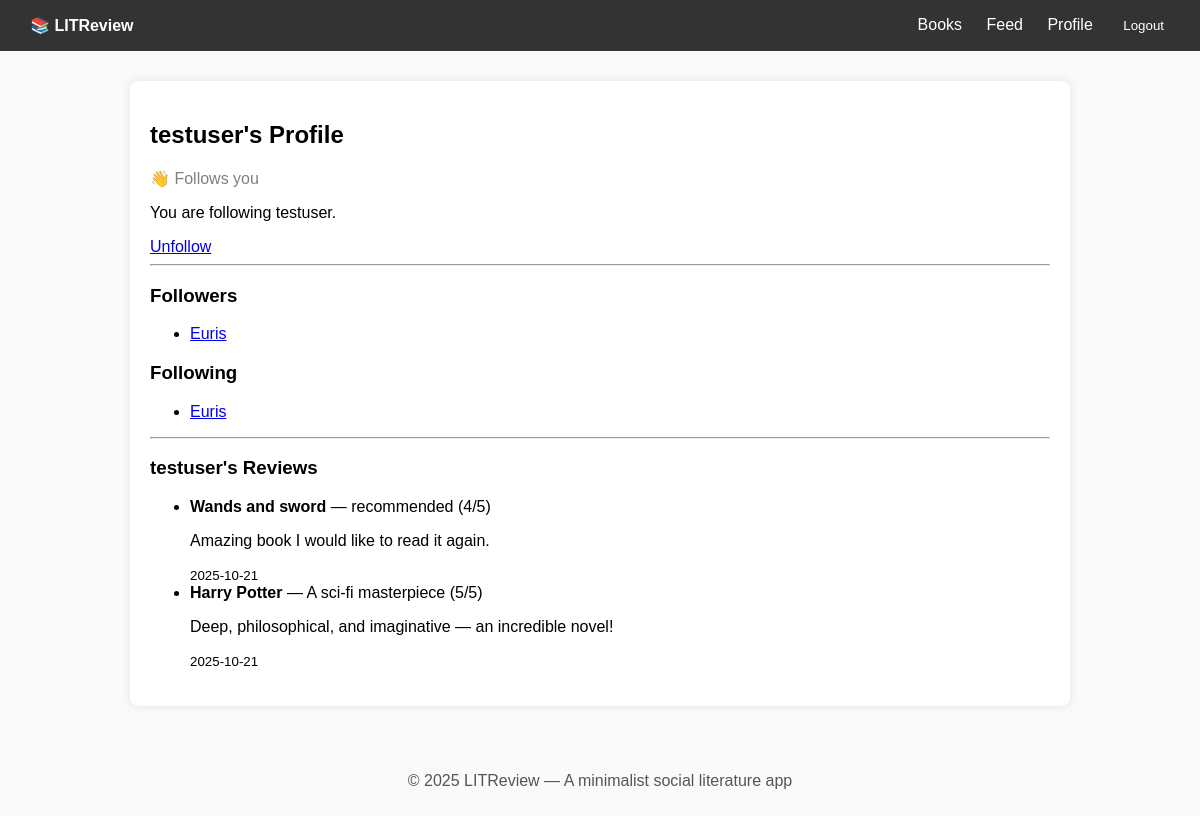
Screenshot of /u/testuser/ (signed in) with the database file from the repository.
### accounts/models.py (models this page shows, shortened)
class Follow(models.Model):
    follower = models.ForeignKey(settings.AUTH_USER_MODEL, related_name='following_rel', on_delete=models.CASCADE)
    follows = models.ForeignKey(settings.AUTH_USER_MODEL, related_name='followers_rel', on_delete=models.CASCADE)
    created_at = models.DateTimeField(auto_now_add=True)
    class Meta:
        unique_together = ('follower', 'follows')

### books/models.py (models this page shows, shortened)
class Review(models.Model):
    book = models.ForeignKey(Book, related_name='reviews', on_delete=models.CASCADE)
    author = models.ForeignKey(settings.AUTH_USER_MODEL, related_name='reviews', on_delete=models.CASCADE)
    headline = models.CharField(max_length=200)
    body = models.TextField()
    rating = models.IntegerField(choices=[(i, i) for i in range(6)])
    created_at = models.DateTimeField(auto_now_add=True)
    class Meta:
        ordering = ['-created_at']
        unique_together = ('book', 'author')

class Book(models.Model):
    title = models.CharField(max_length=200, unique=True)
    description = models.TextField(blank=True)
    image = models.ImageField(upload_to='covers/', blank=True, null=True)
    created_at = models.DateTimeField(auto_now_add=True)

### accounts/views.py (the view)
# urls.py: path('u/<str:username>/', views.profile_other, name='profile_other'),
@login_required
def profile_other(request, username):
    user_obj = get_object_or_404(User, username=username)
    is_following = Follow.objects.filter(follower=request.user, follows=user_obj).exists()
    follows_you = Follow.objects.filter(follower=user_obj, follows=request.user).exists()
    followers = Follow.objects.filter(follows=user_obj)
    following = Follow.objects.filter(follower=user_obj)
    return render(request, 'accounts/profile_other.html', {
        'profile_user': user_obj,
        'is_following': is_following,
        'follows_you': follows_you,
        'followers': followers,
        'following': following,
        'reviews': user_obj.reviews.all(),
    })

### accounts/templates/accounts/profile_other.html (shortened to what this page needs)
{% extends 'base.html' %}
{% block content %}
<h2>{{ profile_user.username }}'s Profile</h2>
{% if profile_user == user %}
    <p>This is your profile. <a href="{% url 'profile' %}">Go to your profile</a>.</p>
{% else %}
    {% if follows_you %}
        <p style="color: gray;">👋 Follows you</p>
    {% endif %}
    {% if is_following %}
        <p>You are following {{ profile_user.username }}.</p>
        <a href="{% url 'follow_toggle' profile_user.username %}">Unfollow</a>
    {% else %}
        <a href="{% url 'follow_toggle' profile_user.username %}">Follow</a>
    {% endif %}
{% endif %}
<hr>
<h3>Followers</h3>
<ul>
    {% for f in followers %}
        <li><a href="{% url 'profile_other' f.follower.username %}">{{ f.follower.username }}</a></li>
    {% empty %}
        <li>No followers yet.</li>
    {% endfor %}
</ul>
<h3>Following</h3>
<ul>
    {% for f in following %}
        <li><a href="{% url 'profile_other' f.follows.username %}">{{ f.follows.username }}</a></li>
    {% empty %}
        <li>Not following anyone yet.</li>
    {% endfor %}
</ul>
<hr>
<h3>{{ profile_user.username }}'s Reviews</h3>
<ul>
    {% for review in reviews %}
        <li>
            <strong>{{ review.book.title }}</strong> — {{ review.headline }} ({{ review.rating }}/5)
            <p>{{ review.body }}</p>
            <small>{{ review.created_at|date:"Y-m-d" }}</small>
        </li>
    {% empty %}
        <li>No reviews yet.</li>
    {% endfor %}
</ul>
{% endblock %}

### templates/base.html (style rules this page uses)
body { font-family: Arial, sans-serif; background-color: #fafafa; margin: 0; padding: 0; }

### rows the page displays
Follow: follower.username "Euris"
Follow: follows.username "Euris"
Review: book "Wands and sword", headline "recommended", rating "4", body "Amazing book I would like to read it again.", created_at "2025-10-21"
Review: book "Harry Potter", headline "A sci-fi masterpiece", rating "5", body "Deep, philosophical, and imaginative — an incredible novel!", created_at "2025-10-21"

### other values shown
{{ profile_user.username }} "testuser"
